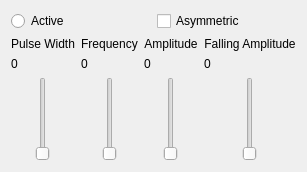
      <widget class="QWidget" name="tab_1">
       <attribute name="title">
        <string>Channel 2</string>
       </attribute>
       <layout class="QGridLayout" name="gridLayout_9">
        <item row="0" column="0">
         <layout class="QVBoxLayout" name="wrapping_layout_1">
          <item>
           <layout class="QHBoxLayout" name="options_layout_1">
            <item>
             <widget class="QRadioButton" name="active_button_1">
              <property name="text">
               <string>Active</string>
              </property>
             </widget>
            </item>
            <item>
             <widget class="QCheckBox" name="asymmetric_button_1">
              <property name="text">
               <string>Asymmetric</string>
              </property>
              <property name="tristate">
               <bool>false</bool>
              </property>
             </widget>
            </item>
           </layout>
          </item>
          <item>
           <layout class="QGridLayout" name="parameter_layout_1">
            <item row="2" column="2">
             <widget class="QSlider" name="amplitude_slider_1">
              <property name="sizePolicy">
               <sizepolicy hsizetype="MinimumExpanding" vsizetype="Expanding">
                <horstretch>0</horstretch>
                <verstretch>0</verstretch>
               </sizepolicy>
              </property>
              <property name="maximum">
               <number>15</number>
              </property>
              <property name="orientation">
               <enum>Qt::Vertical</enum>
              </property>
             </widget>
            </item>
            <item row="0" column="1">
             <widget class="QLabel" name="frequency_label_1">
              <property name="sizePolicy">
               <sizepolicy hsizetype="MinimumExpanding" vsizetype="Preferred">
                <horstretch>0</horstretch>
                <verstretch>0</verstretch>
               </sizepolicy>
              </property>
              <property name="text">
               <string>Frequency</string>
              </property>
              <property name="alignment">
               <set>Qt::AlignCenter</set>
              </property>
             </widget>
            </item>
            <item row="0" column="3" rowspan="3">
             <widget class="QFrame" name="amplitude_falling_layout_1">
              <layout class="QVBoxLayout" name="amplitude_2_layout_2">
               <property name="leftMargin">
                <number>0</number>
               </property>
               <property name="topMargin">
                <number>0</number>
               </property>
               <property name="rightMargin">
                <number>0</number>
               </property>
               <property name="bottomMargin">
                <number>0</number>
               </property>
               <item>
                <widget class="QLabel" name="amplitude_falling_label_1">
                 <property name="sizePolicy">
                  <sizepolicy hsizetype="MinimumExpanding" vsizetype="Preferred">
                   <horstretch>0</horstretch>
                   <verstretch>0</verstretch>
                  </sizepolicy>
                 </property>
                 <property name="text">
                  <string>Falling Amplitude</string>
                 </property>
                 <property name="alignment">
                  <set>Qt::AlignCenter</set>
                 </property>
                </widget>
               </item>
               <item>
                <widget class="QLabel" name="amplitude_falling_value_1">
                 <property name="text">
                  <string>0</string>
                 </property>
                </widget>
               </item>
               <item>
                <widget class="QSlider" name="amplitude_falling_slider_1">
                 <property name="sizePolicy">
                  <sizepolicy hsizetype="MinimumExpanding" vsizetype="Expanding">
                   <horstretch>0</horstretch>
                   <verstretch>0</verstretch>
                  </sizepolicy>
                 </property>
                 <property name="maximum">
                  <number>15</number>
                 </property>
                 <property name="orientation">
                  <enum>Qt::Vertical</enum>
                 </property>
                </widget>
               </item>
              </layout>
             </widget>
            </item>
            <item row="1" column="0">
             <widget class="QLabel" name="pulse_width_value_1">
              <property name="text">
               <string>0</string>
              </property>
             </widget>
            </item>
            <item row="2" column="1">
             <widget class="QSlider" name="frequency_slider_1">
              <property name="sizePolicy">
               <sizepolicy hsizetype="MinimumExpanding" vsizetype="Expanding">
                <horstretch>0</horstretch>
                <verstretch>0</verstretch>
               </sizepolicy>
              </property>
              <property name="maximum">
               <number>200</number>
              </property>
              <property name="orientation">
               <enum>Qt::Vertical</enum>
              </property>
             </widget>
            </item>
            <item row="0" column="2">
             <widget class="QLabel" name="amplitude_label_1">
              <property name="sizePolicy">
               <sizepolicy hsizetype="MinimumExpanding" vsizetype="Preferred">
                <horstretch>0</horstretch>
                <verstretch>0</verstretch>
               </sizepolicy>
              </property>
              <property name="text">
               <string>Amplitude</string>
              </property>
              <property name="alignment">
               <set>Qt::AlignCenter</set>
              </property>
             </widget>
            </item>
            <item row="1" column="1">
             <widget class="QLabel" name="frequency_value_1">
              <property name="text">
               <string>0</string>
              </property>
             </widget>
            </item>
            <item row="0" column="0">
             <widget class="QLabel" name="pulse_width_label_1">
              <property name="sizePolicy">
               <sizepolicy hsizetype="MinimumExpanding" vsizetype="Preferred">
                <horstretch>0</horstretch>
                <verstretch>0</verstretch>
               </sizepolicy>
              </property>
              <property name="text">
               <string>Pulse Width</string>
              </property>
              <property name="alignment">
               <set>Qt::AlignCenter</set>
              </property>
              <property name="wordWrap">
               <bool>false</bool>
              </property>
             </widget>
            </item>
            <item row="2" column="0">
             <widget class="QSlider" name="pulse_width_slider_1">
              <property name="sizePolicy">
               <sizepolicy hsizetype="MinimumExpanding" vsizetype="Expanding">
                <horstretch>0</horstretch>
                <verstretch>0</verstretch>
               </sizepolicy>
              </property>
              <property name="maximum">
               <number>200</number>
              </property>
              <property name="orientation">
               <enum>Qt::Vertical</enum>
              </property>
             </widget>
            </item>
            <item row="1" column="2">
             <widget class="QLabel" name="amplitude_value_1">
              <property name="text">
               <string>0</string>
              </property>
             </widget>
            </item>
           </layout>
          </item>
         </layout>
        </item>
       </layout>
      </widget>
